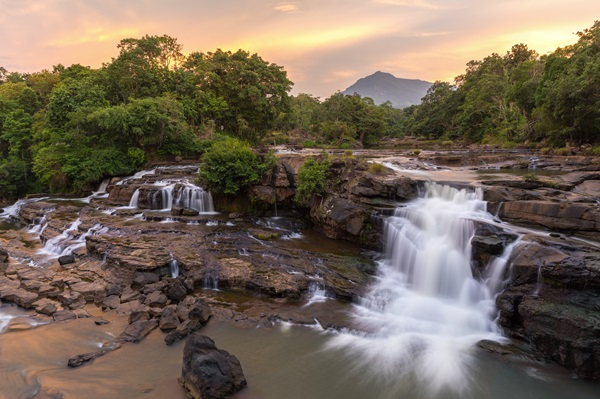
#> input picture Image Processing with OpenCV | Bahasa Indonesia/resources/Waterfall.jpg, 600 x 399 px
$ python affine_transform.py
#> lines starting #> are read from the running program, lines starting #| are printed output that depends on the picture
# Import module.
import cv2
import numpy as np


# Load gambar dan ambil dimensinya.
image = cv2.imread('resources/Waterfall.jpg')
#> image is the input picture: shape (399, 600, 3); mean B, G, R 89.2, 103.6, 117.1
height = image.shape[0]
#> height = 399
width  = image.shape[1]
#> width = 600


# Rescale/resize.
scale_x = 1.7
scale_y = 0.7

matrix = np.array([[scale_x, 0, 0],
                   [0, scale_y, 0]], dtype='float32')

scaled = cv2.warpAffine(image, matrix, (int(width*scale_x), int(height*scale_y)))

cv2.imshow('image', image)
cv2.imshow('scaled', scaled)
cv2.waitKey(0)


# Shear.
shear_x = 0.3
shear_y = 0

matrix = np.array([[1, shear_x, 0],
                   [shear_y, 1, 0]], dtype='float32')

sheared = cv2.warpAffine(image, matrix, (width,height))
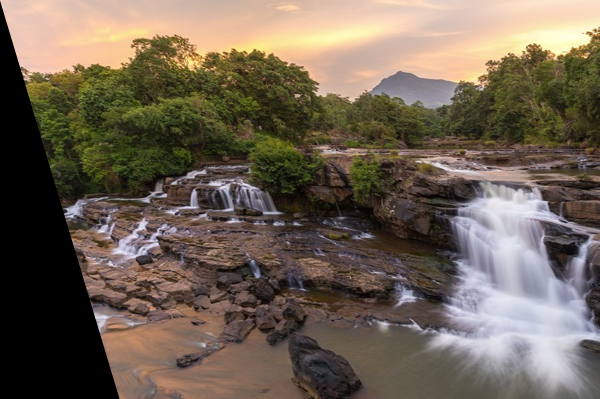
#> sheared: shape (399, 600, 3); mean B, G, R 84.6, 98.6, 111.5

cv2.imshow('image', image)
cv2.imshow('sheared', sheared)
cv2.waitKey(0)


# Translate.
translate_x = 20
translate_y = 100

matrix = np.array([[1, 0, translate_x],
                   [0, 1, translate_y]], dtype='float32')

translated = cv2.warpAffine(image, matrix, (width,height))
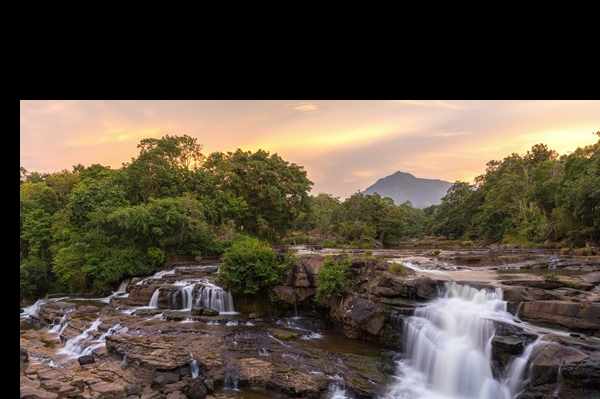
#> translated: shape (399, 600, 3); mean B, G, R 64, 77.1, 87.6

cv2.imshow('image', image)
cv2.imshow('translated', translated)
cv2.waitKey(0)


# Flip (horizontal).
matrix = np.array([[-1, 0 , width],
                   [0, 1, 0]], dtype='float32')
#> matrix = [[-1, 0, 600], [0, 1, 0]]

flipped_h = cv2.warpAffine(image, matrix, (width,height))
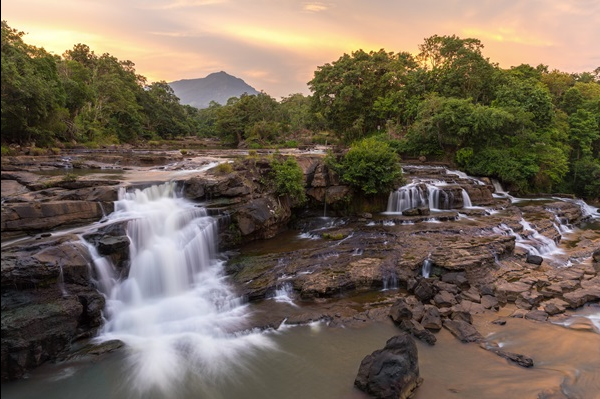
#> flipped_h: shape (399, 600, 3); mean B, G, R 89, 103.4, 116.9

cv2.imshow('image', image)
cv2.imshow('flipped_h', flipped_h)
cv2.waitKey(0)


# Flip (vertical).
matrix = np.array([[1, 0 , 0],
                   [0, -1, height]], dtype='float32')
#> matrix = [[1, 0, 0], [0, -1, 399]]

flipped_v = cv2.warpAffine(image, matrix, (width,height))
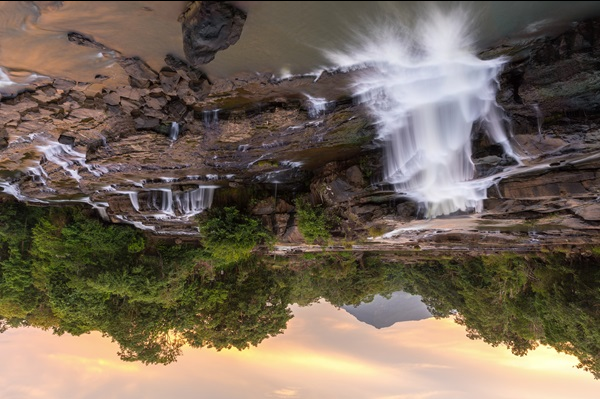
#> flipped_v: shape (399, 600, 3); mean B, G, R 88.7, 103.1, 116.5

cv2.imshow('image', image)
cv2.imshow('flipped_v', flipped_v)
cv2.waitKey(0)


# Flip (both).
matrix = np.array([[-1, 0 , width],
                   [0, -1, height]], dtype='float32')
#> matrix = [[-1, 0, 600], [0, -1, 399]]

flipped_both = cv2.warpAffine(image, matrix, (width,height))
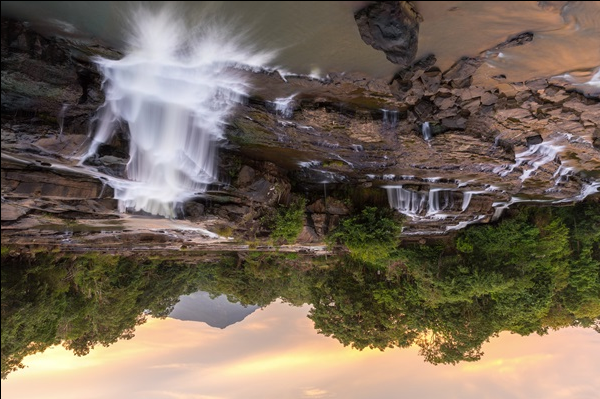
#> flipped_both: shape (399, 600, 3); mean B, G, R 88.6, 102.9, 116.3

cv2.imshow('image', image)
cv2.imshow('flipped_both', flipped_both)
cv2.waitKey(0)


# Rotate.
center = (width//2, height//2)
angle = 45
scale = 1

matrix = cv2.getRotationMatrix2D(center, angle, scale)
rotated = cv2.warpAffine(image, matrix, (width,height))
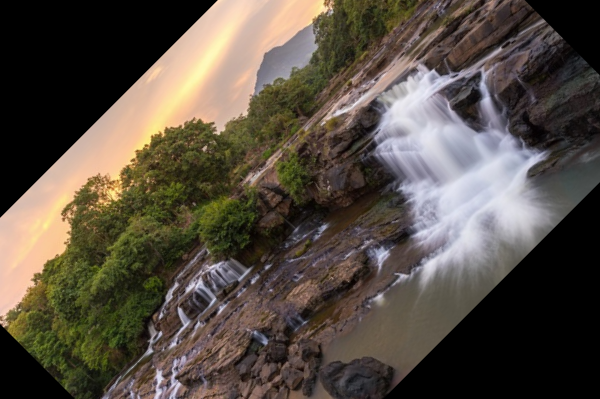
#> rotated: shape (399, 600, 3); mean B, G, R 67.6, 77.8, 86.7

cv2.imshow('image', image)
cv2.imshow('rotated', rotated)
cv2.waitKey(0)


# Banyak transformasi sekaligus (shear, translate, rescale).
matrix = np.array([[1.2, 0,  30],
                   [0.1, 0.8, 40]], dtype='float32')

transformed = cv2.warpAffine(image, matrix, (width+180,height+50))
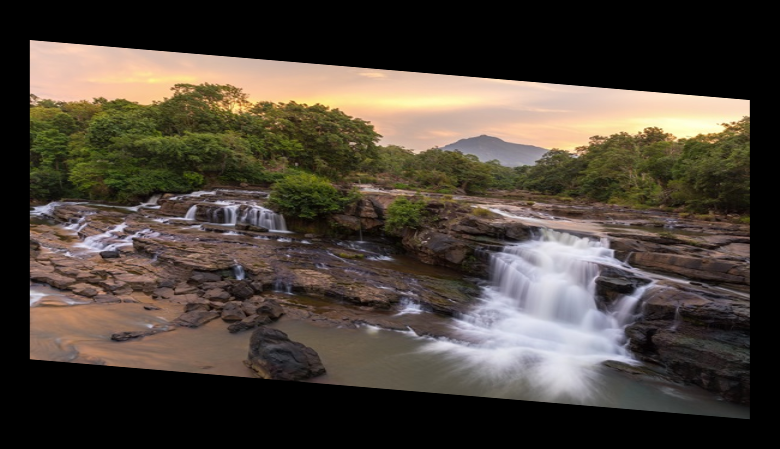
#> transformed: shape (449, 780, 3); mean B, G, R 58.5, 68, 76.9

cv2.imshow('image', image)
cv2.imshow('transformed', transformed)
cv2.waitKey(0)

$ run again, with Image Processing with OpenCV | Bahasa Indonesia/resources/Bill Gates.jpg copied over Image Processing with OpenCV | Bahasa Indonesia/resources/Waterfall.jpg
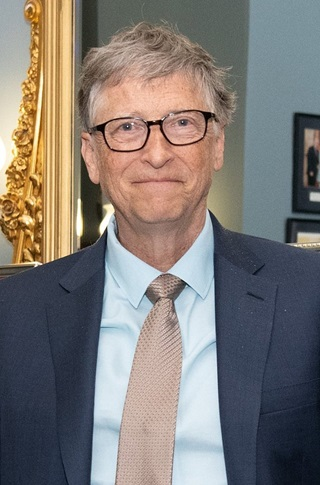
#> input picture Image Processing with OpenCV | Bahasa Indonesia/resources/Bill Gates.jpg, 320 x 485 px
#> image is the input picture: shape (485, 320, 3); mean B, G, R 117.6, 121.6, 127.5
#> `rotated = cv2.warpAffine(image, matrix, (width,height))`:
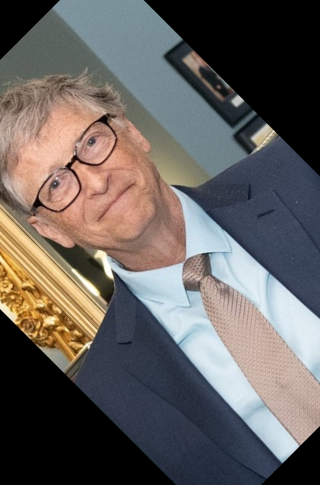
#> rotated: shape (485, 320, 3); mean B, G, R 94, 96.6, 101.8
#> `transformed = cv2.warpAffine(image, matrix, (width+180,height+50))`:
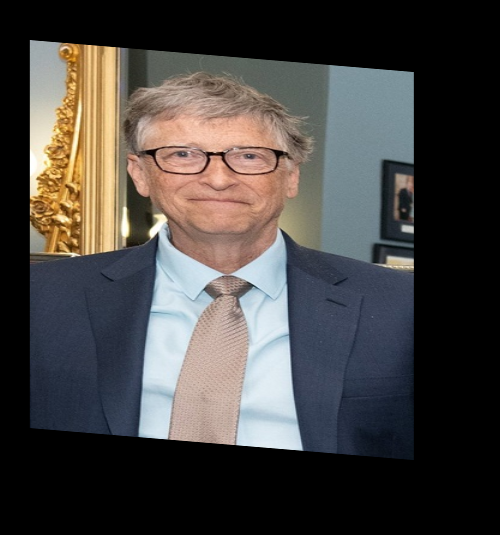
#> transformed: shape (535, 500, 3); mean B, G, R 65.5, 67.7, 71

$ run again, with Image Processing with OpenCV | Bahasa Indonesia/resources/Harimau.jpg copied over Image Processing with OpenCV | Bahasa Indonesia/resources/Waterfall.jpg
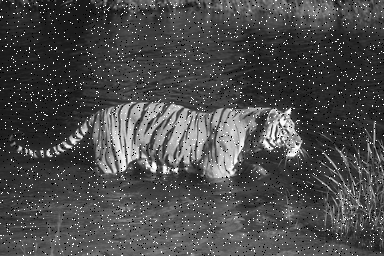
#> input picture Image Processing with OpenCV | Bahasa Indonesia/resources/Harimau.jpg, 384 x 256 px
#> image is the input picture: shape (256, 384, 3); min 0, max 255, mean 74.9
#> `rotated = cv2.warpAffine(image, matrix, (width,height))`:
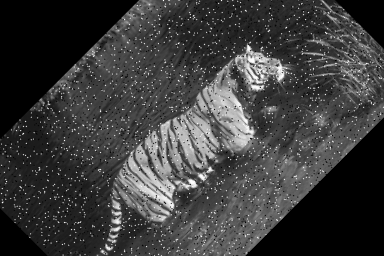
#> rotated: shape (256, 384, 3); min 0, max 255, mean 60.2
#> `transformed = cv2.warpAffine(image, matrix, (width+180,height+50))`:
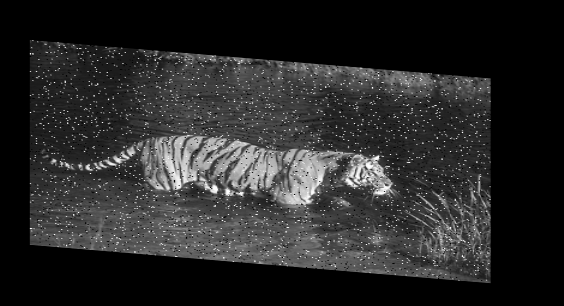
#> transformed: shape (306, 564, 3); min 0, max 255, mean 40.9
